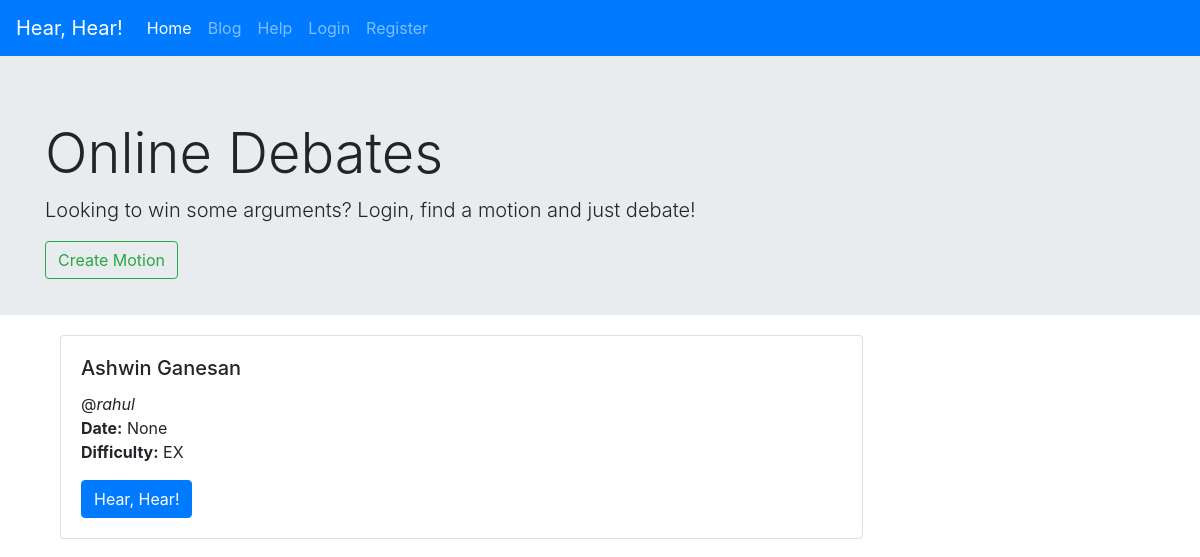
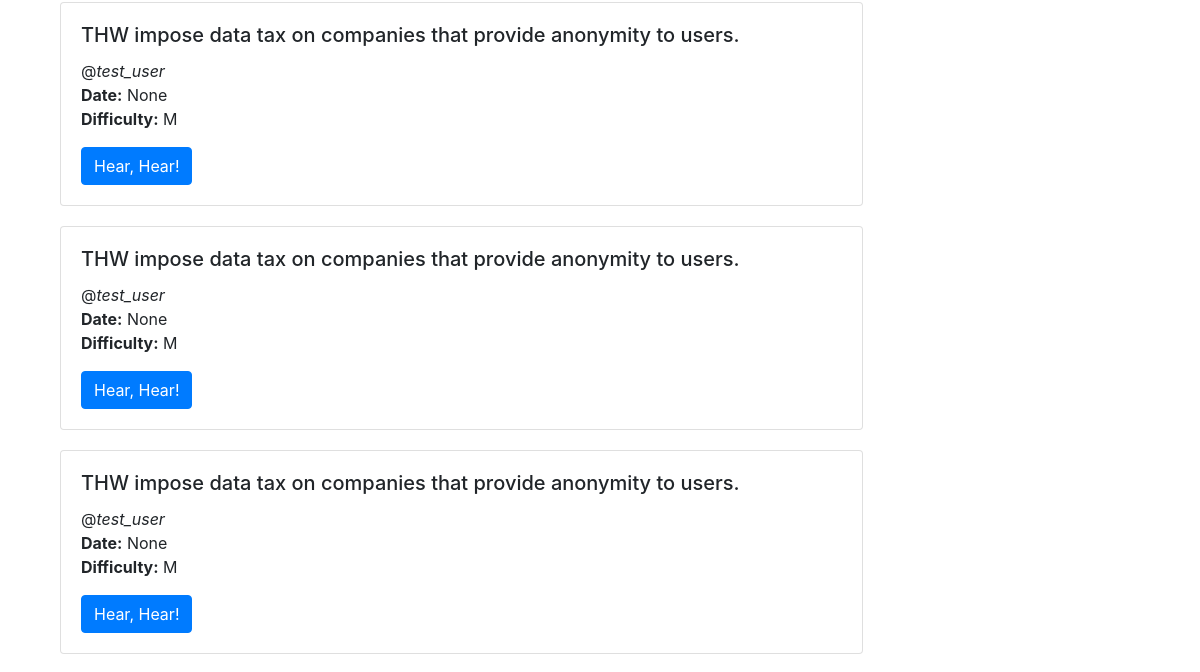
Before: / (upper part) with the older database file (2 pictures, top to bottom).
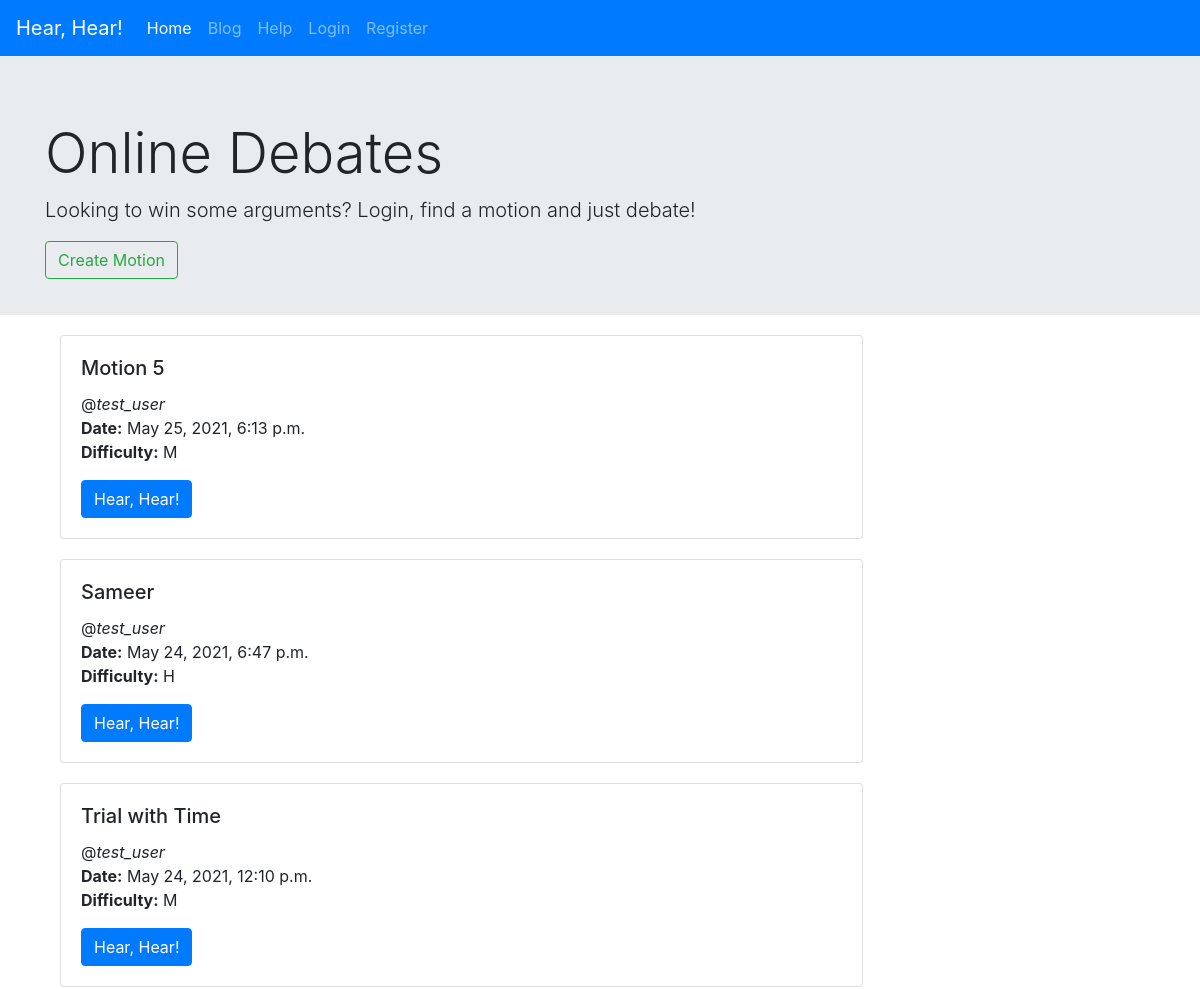
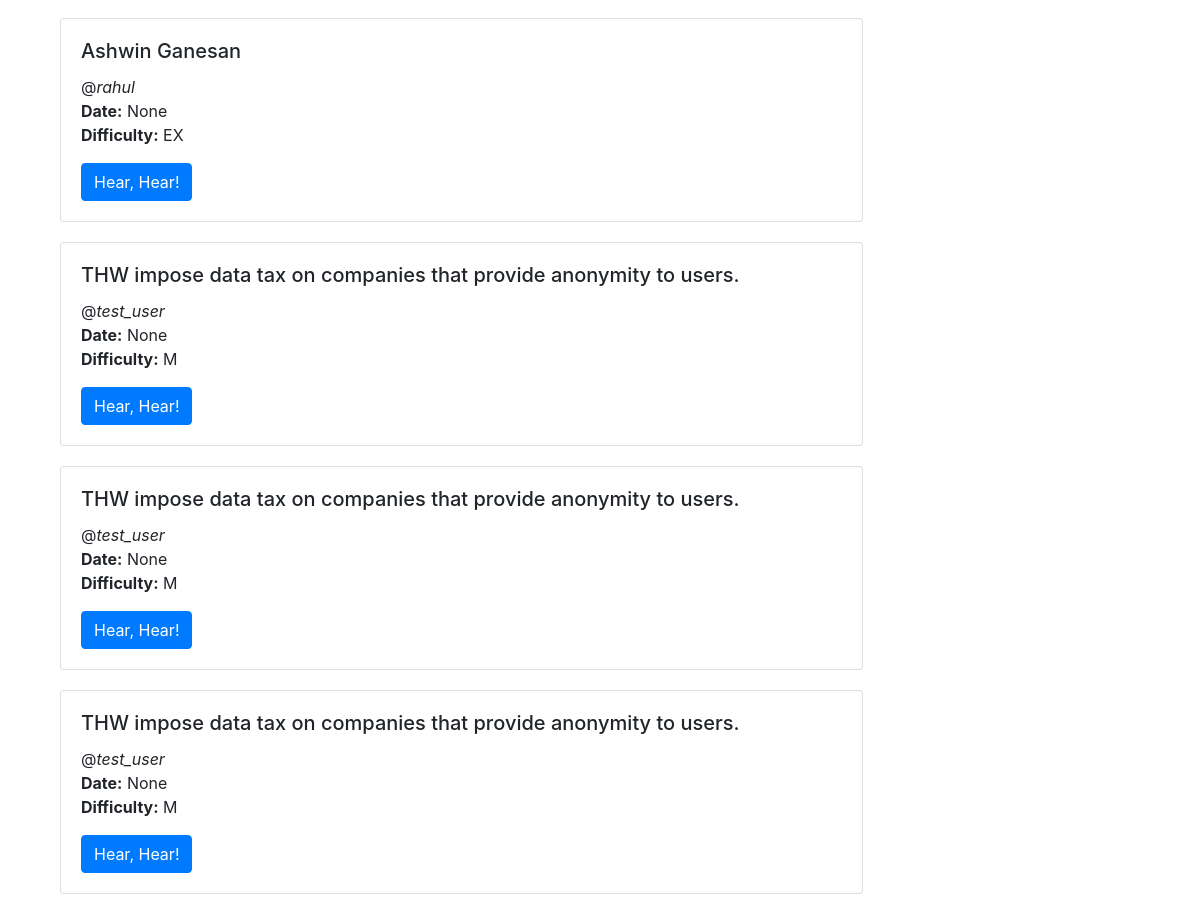
After: the same page with the newer database file (2 pictures, top to bottom).
### debate/models.py (models this page shows)
class motion(models.Model):
    levels = (
        ('E', 'Easy'),
        ('M', 'Medium'),
        ('H', 'Hard'),
        ('EX', 'Expert'),
    )
    title = models.CharField(max_length=500)
    context = models.TextField(blank=True)
    date_posted = models.DateTimeField(default=timezone.now)
    difficulty = models.CharField(max_length=2, choices=levels)
    owner = models.ForeignKey(User, on_delete=models.DO_NOTHING)

### debate/views.py (the view)
# urls.py: path('', views.index, name='debate-index'),
def index(request):
    context = {
        'motions' : motion.objects.all().order_by('-date_posted')
    }
    return render(request, 'debate/index.html', context)

### debate/templates/debate/index.html
{% extends 'debate/layout.html' %}
{% block body %}
    <div class="jumbotron jumbotron-fluid">
        <div class="container">
        <h1 class="display-4">Online Debates</h1>
        <p class="lead">
            Looking to win some arguments? Login, find a motion and just debate!
            <div class="create">
                <a href="{% url 'debate-create' %}" class="btn btn-outline-success">Create Motion</a>
            </div>
        </p>
        </div>
    </div>
    <div class="container">
        {% for motion in motions %}
            <div class="col-sm-9 motion" style="margin-top: 20px;">
              <div class="card">
                <div class="card-body">
                  <h5 class="card-title">{{ motion.title }}</h5>
                  <p class="card-text">
                    @<em>{{ motion.owner }}</em>
                    <br><b>Date:</b> {{ motion.date_posted }}
                    <br><b>Difficulty:</b> {{ motion.difficulty }}
                  </p>
                  <a href="{% url 'debate-motion' motion.id %}" class="btn btn-primary">Hear, Hear!</a>
                </div>
              </div>
            </div>
          {% endfor %}
    </div>
{% endblock %}

Changed rows visible on the page:
added motion: title "Motion 5", owner "test_user", date_posted "May 25, 2021, 6:13 p.m.", difficulty "M"
added motion: title "Sameer", owner "test_user", date_posted "May 24, 2021, 6:47 p.m.", difficulty "H"
added motion: title "Trial with Time", owner "test_user", date_posted "May 24, 2021, 12:10 p.m.", difficulty "M"
